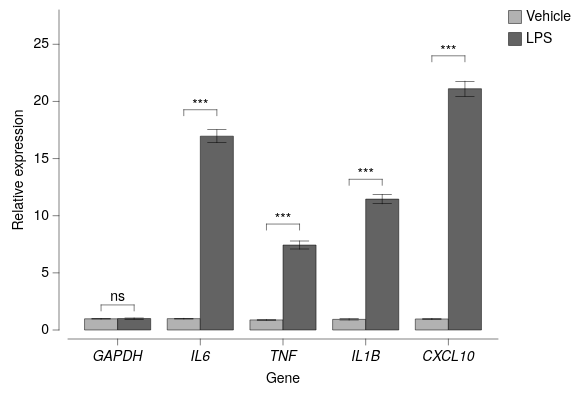

Describe this chart as a Vega-Lite specification.
### Vega-Lite specification from a JSON file in a GitHub repository (floating-point values rounded to 4 significant figures)
{"background": null, "config": {"arc": {"fill": "#DBDBDB", "fillOpacity": 1.0, "innerRadius": 40.0, "padAngle": 0.03, "stroke": "black", "strokeOpacity": 1, "strokeWidth": 0.25}, "area": {"fill": "#DBDBDB", "fillOpacity": 1.0, "stroke": "black", "strokeOpacity": 1, "strokeWidth": 0.25}, "axis": {"domain": true, "domainCap": "round", "domainColor": "black", "domainWidth": 0.25, "grid": false, "gridCap": "round", "gridColor": "#F1F1F1", "gridDash": [0, 0], "gridOpacity": 1.0, "gridWidth": 0.25, "labelColor": "black", "labelFont": "Helvetica Neue, HelveticaNeue, Helvetica, Arial, sans-serif", "labelFontSize": 7, "labelFontStyle": "normal", "labelFontWeight": 400, "offset": 4.5, "ticks": true, "tickCap": "round", "tickColor": "black", "tickRound": false, "tickSize": 3, "tickWidth": 0.25, "titleColor": "black", "titleFont": "Helvetica Neue, HelveticaNeue, Helvetica, Arial, sans-serif", "titleFontSize": 7, "titleFontStyle": "normal", "titleFontWeight": 400}, "axisX": {"domain": true, "labelAlign": "center", "labelAngle": 0, "labels": true, "ticks": true, "translate": 0}, "axisY": {"domain": true, "labelAlign": "right", "labelAngle": 0, "labels": true, "ticks": true, "translate": 0}, "axisRight": {"domain": true, "labelAlign": "left", "labelAngle": 0, "labels": true, "ticks": true, "translate": 0}, "axisTop": {"domain": true, "labelAlign": "center", "labelAngle": 0, "labels": true, "ticks": true, "translate": 0}, "axisBand": {"tickOffset": 0}, "bar": {"fill": "#DBDBDB", "fillOpacity": 1.0, "stroke": "black", "strokeOpacity": 1, "strokeWidth": 0.25}, "boxplot": {"size": 14.4, "ticks": {"cornerRadius": 0.25, "fill": "black", "opacity": 1, "size": 7.2, "thickness": 0.25}, "box": {"fillOpacity": 1.0, "stroke": "black", "strokeOpacity": 1, "strokeWidth": 0.25}, "median": {"cornerRadius": 0, "fill": "black", "fillOpacity": 1.0, "opacity": 1, "size": 14.4, "thickness": 0.25}, "rule": {"fill": "black", "fillOpacity": 1.0, "size": 16.0, "stroke": "black", "strokeDash": [0, 0], "strokeOpacity": 1, "strokeWidth": 0.25}, "outliers": {"color": "black", "fill": "black", "fillOpacity": 1.0, "size": 0, "stroke": "black", "strokeOpacity": 1, "strokeWidth": 0.25}}, "circle": {"fill": "black", "fillOpacity": 1.0, "size": 2.0, "stroke": null, "strokeOpacity": 1, "strokeWidth": 0.25}, "errorband": {"band": {"fillOpacity": 0.6, "stroke": null, "strokeWidth": 0.25, "strokeOpacity": 1}, "borders": {"opacity": 0, "strokeOpacity": 0.25, "strokeWidth": 1}}, "errorbar": {"opacity": 1, "rule": {"strokeDash": [0, 0], "strokeWidth": 0.25}, "ticks": {"color": "black", "cornerRadius": 0.125, "opacity": 1, "size": 9.6, "thickness": 0.25}, "thickness": 0.25}, "font": "Helvetica Neue, HelveticaNeue, Helvetica, Arial, sans-serif", "geoshape": {"fill": "#DBDBDB", "fillOpacity": 1.0, "stroke": "black", "strokeOpacity": 1, "strokeWidth": 0.25}, "header": {"labelColor": "black", "labelFont": "Helvetica Neue, HelveticaNeue, Helvetica, Arial, sans-serif", "labelFontSize": 7, "labelFontStyle": "normal", "labelFontWeight": 400, "titleColor": "black", "titleFont": "Helvetica Neue, HelveticaNeue, Helvetica, Arial, sans-serif", "titleFontSize": 7, "titleFontStyle": "normal", "titleFontWeight": 400, "titlePadding": 0}, "legend": {"disable": false, "offset": 4.5, "titlePadding": 4, "labelOffset": 2, "gradientLabelOffset": 2, "gradientLength": 80.0, "gradientThickness": 8.0, "gradientOpacity": 1.0, "gradientStrokeColor": "black", "gradientStrokeWidth": 0.25, "labelColor": "black", "labelFont": "Helvetica Neue, HelveticaNeue, Helvetica, Arial, sans-serif", "labelFontSize": 7, "labelFontStyle": "normal", "labelFontWeight": 400, "strokeColor": "black", "strokeWidth": 0, "symbolSize": 42, "symbolStrokeColor": "black", "symbolStrokeWidth": 0.25, "titleColor": "black", "titleFont": "Helvetica Neue, HelveticaNeue, Helvetica, Arial, sans-serif", "titleFontSize": 7, "titleFontStyle": "normal", "titleFontWeight": 400}, "line": {"color": "black", "stroke": "black", "strokeCap": "butt", "strokeDash": [0, 0], "strokeOpacity": 1, "strokeWidth": 0.5}, "point": {"filled": true, "fill": "#DBDBDB", "fillOpacity": 1.0, "size": 8.0, "stroke": "black", "strokeOpacity": 1, "strokeWidth": 0.25}, "range": {"category": ["#B2B2B2", "#636363", "#4A7CD3", "#008542", "#382864", "#509F98", "#284F93", "#005226", "#A398D6", "#173633"], "diverging": {"scheme": ["#443E60", "#5F597E", "#7C759B", "#9994B6", "#B7B4CC", "#D6D5DC", "#F6F6F6", "#D1DAD9", "#A4C2BF", "#7AA9A4", "#578E89", "#37736E", "#1B5954"]}, "heatmap": {"scheme": ["#32022B", "#43044D", "#4C196E", "#4D338C", "#484DA6", "#3A68BB", "#1D83CA", "#1D9CCB", "#23B5C9", "#28CDC5", "#4DE0B4", "#91EE9F"]}, "ordinal": {"scheme": ["#F1F1F1", "#DBDBDB", "#C6C6C6", "#B2B2B2", "#9D9D9D", "#898989", "#767676", "#636363", "#515151", "#404040", "#2F2F2F", "#1F1F1F"]}, "ramp": {"scheme": ["#32022B", "#43044D", "#4C196E", "#4D338C", "#484DA6", "#3A68BB", "#1D83CA", "#1D9CCB", "#23B5C9", "#28CDC5", "#4DE0B4", "#91EE9F"]}}, "rule": {"color": "black", "stroke": "black", "strokeCap": "round", "strokeDash": [2, 2], "strokeOpacity": 1, "strokeWidth": 0.25}, "scale": {"bandPaddingInner": 0.1, "bandPaddingOuter": 0.1, "round": false}, "rect": {"fill": "#DBDBDB", "fillOpacity": 1.0, "stroke": "black", "strokeOpacity": 1, "strokeWidth": 0.25}, "square": {"fill": "#DBDBDB", "fillOpacity": 1.0, "size": 16.0, "stroke": "black", "strokeOpacity": 1, "strokeWidth": 0.25}, "text": {"color": "black", "font": "Helvetica Neue, HelveticaNeue, Helvetica, Arial, sans-serif", "fontSize": 7, "fontStyle": "normal", "fontWeight": 400}, "tick": {"color": "black", "cornerRadius": 0.125, "opacity": 1.0, "size": 14.4, "thickness": 0.25}, "title": {"anchor": "middle", "frame": "group", "color": "black", "font": "Helvetica Neue, HelveticaNeue, Helvetica, Arial, sans-serif", "fontSize": 7, "fontStyle": "normal", "fontWeight": 400, "subtitleColor": "black", "subtitleFont": "Helvetica Neue, HelveticaNeue, Helvetica, Arial, sans-serif", "subtitleFontSize": "Helvetica Neue, HelveticaNeue, Helvetica, Arial, sans-serif", "subtitleFontStyle": "normal", "subtitleFontWeight": 400}, "trail": {"color": "black", "opacity": 1, "size": 0.5}, "view": {"continuousWidth": 215, "continuousHeight": 160, "discreteWidth": 215, "discreteHeight": 160, "fill": null, "stroke": null, "strokeWidth": 0.25}}, "layer": [{"mark": {"type": "bar"}, "encoding": {"color": {"field": "condition", "sort": ["Vehicle", "LPS"], "title": null, "type": "nominal"}, "x": {"axis": {"labelFontStyle": "italic"}, "field": "gene", "sort": ["GAPDH", "IL6", "TNF", "IL1B", "CXCL10"], "title": "Gene", "type": "nominal"}, "xOffset": {"field": "condition", "sort": ["Vehicle", "LPS"], "type": "nominal"}, "y": {"aggregate": "mean", "field": "expr", "scale": {"domain": [0, 27]}, "title": "Relative expression", "type": "quantitative"}}}, {"mark": {"type": "errorbar", "extent": "stderr"}, "encoding": {"x": {"axis": {"labelFontStyle": "italic"}, "field": "gene", "sort": ["GAPDH", "IL6", "TNF", "IL1B", "CXCL10"], "title": "Gene", "type": "nominal"}, "xOffset": {"field": "condition", "sort": ["Vehicle", "LPS"], "type": "nominal"}, "y": {"field": "expr", "title": "", "type": "quantitative"}}}, {"layer": [{"layer": [{"data": {"values": [{"gene": "GAPDH", "condition": "Vehicle", "__y": 1.143, "__dysonsphere__": 1}, {"gene": "GAPDH", "condition": "LPS", "__y": 1.143, "__dysonsphere__": 1}]}, "mark": {"type": "line", "strokeCap": "round", "strokeDash": [0, 0], "strokeWidth": 0.25, "yOffset": -6.0}, "encoding": {"x": {"field": "gene", "sort": ["GAPDH", "IL6", "TNF", "IL1B", "CXCL10"], "type": "nominal"}, "xOffset": {"field": "condition", "sort": ["Vehicle", "LPS"], "type": "nominal"}, "y": {"field": "__y", "type": "quantitative"}}}, {"data": {"values": [{"gene": "GAPDH", "condition": "Vehicle", "__y": 1.143, "__y2": 1.143, "__dysonsphere__": 1}, {"gene": "GAPDH", "condition": "LPS", "__y": 1.143, "__y2": 1.143, "__dysonsphere__": 1}]}, "mark": {"type": "rule", "strokeCap": "round", "strokeDash": [0, 0], "strokeWidth": 0.25, "y2Offset": -3.0, "yOffset": -6.0}, "encoding": {"x": {"field": "gene", "sort": ["GAPDH", "IL6", "TNF", "IL1B", "CXCL10"], "type": "nominal"}, "xOffset": {"field": "condition", "sort": ["Vehicle", "LPS"], "type": "nominal"}, "y": {"field": "__y", "type": "quantitative"}, "y2": {"field": "__y2"}}}, {"data": {"values": [{"gene": "GAPDH", "__y": 1.143, "__label": "ns", "__dysonsphere__": 1}]}, "mark": {"type": "text", "align": "center", "dy": -10.0, "fontSize": 7}, "encoding": {"text": {"field": "__label", "type": "nominal"}, "x": {"field": "gene", "sort": ["GAPDH", "IL6", "TNF", "IL1B", "CXCL10"], "type": "nominal"}, "y": {"field": "__y", "type": "quantitative"}}}]}, {"layer": [{"data": {"values": [{"gene": "IL6", "condition": "Vehicle", "__y": 18.22, "__dysonsphere__": 1}, {"gene": "IL6", "condition": "LPS", "__y": 18.22, "__dysonsphere__": 1}]}, "mark": {"type": "line", "strokeCap": "round", "strokeDash": [0, 0], "strokeWidth": 0.25, "yOffset": -6.0}, "encoding": {"x": {"field": "gene", "sort": ["GAPDH", "IL6", "TNF", "IL1B", "CXCL10"], "type": "nominal"}, "xOffset": {"field": "condition", "sort": ["Vehicle", "LPS"], "type": "nominal"}, "y": {"field": "__y", "type": "quantitative"}}}, {"data": {"values": [{"gene": "IL6", "condition": "Vehicle", "__y": 18.22, "__y2": 18.22, "__dysonsphere__": 1}, {"gene": "IL6", "condition": "LPS", "__y": 18.22, "__y2": 18.22, "__dysonsphere__": 1}]}, "mark": {"type": "rule", "strokeCap": "round", "strokeDash": [0, 0], "strokeWidth": 0.25, "y2Offset": -3.0, "yOffset": -6.0}, "encoding": {"x": {"field": "gene", "sort": ["GAPDH", "IL6", "TNF", "IL1B", "CXCL10"], "type": "nominal"}, "xOffset": {"field": "condition", "sort": ["Vehicle", "LPS"], "type": "nominal"}, "y": {"field": "__y", "type": "quantitative"}, "y2": {"field": "__y2"}}}, {"data": {"values": [{"gene": "IL6", "__y": 18.22, "__label": "***", "__dysonsphere__": 1}]}, "mark": {"type": "text", "align": "center", "dy": -8.0, "fontSize": 7}, "encoding": {"text": {"field": "__label", "type": "nominal"}, "x": {"field": "gene", "sort": ["GAPDH", "IL6", "TNF", "IL1B", "CXCL10"], "type": "nominal"}, "y": {"field": "__y", "type": "quantitative"}}}]}, {"layer": [{"data": {"values": [{"gene": "TNF", "condition": "Vehicle", "__y": 8.22, "__dysonsphere__": 1}, {"gene": "TNF", "condition": "LPS", "__y": 8.22, "__dysonsphere__": 1}]}, "mark": {"type": "line", "strokeCap": "round", "strokeDash": [0, 0], "strokeWidth": 0.25, "yOffset": -6.0}, "encoding": {"x": {"field": "gene", "sort": ["GAPDH", "IL6", "TNF", "IL1B", "CXCL10"], "type": "nominal"}, "xOffset": {"field": "condition", "sort": ["Vehicle", "LPS"], "type": "nominal"}, "y": {"field": "__y", "type": "quantitative"}}}, {"data": {"values": [{"gene": "TNF", "condition": "Vehicle", "__y": 8.22, "__y2": 8.22, "__dysonsphere__": 1}, {"gene": "TNF", "condition": "LPS", "__y": 8.22, "__y2": 8.22, "__dysonsphere__": 1}]}, "mark": {"type": "rule", "strokeCap": "round", "strokeDash": [0, 0], "strokeWidth": 0.25, "y2Offset": -3.0, "yOffset": -6.0}, "encoding": {"x": {"field": "gene", "sort": ["GAPDH", "IL6", "TNF", "IL1B", "CXCL10"], "type": "nominal"}, "xOffset": {"field": "condition", "sort": ["Vehicle", "LPS"], "type": "nominal"}, "y": {"field": "__y", "type": "quantitative"}, "y2": {"field": "__y2"}}}, {"data": {"values": [{"gene": "TNF", "__y": 8.22, "__label": "***", "__dysonsphere__": 1}]}, "mark": {"type": "text", "align": "center", "dy": -8.0, "fontSize": 7}, "encoding": {"text": {"field": "__label", "type": "nominal"}, "x": {"field": "gene", "sort": ["GAPDH", "IL6", "TNF", "IL1B", "CXCL10"], "type": "nominal"}, "y": {"field": "__y", "type": "quantitative"}}}]}, {"layer": [{"data": {"values": [{"gene": "IL1B", "condition": "Vehicle", "__y": 12.14, "__dysonsphere__": 1}, {"gene": "IL1B", "condition": "LPS", "__y": 12.14, "__dysonsphere__": 1}]}, "mark": {"type": "line", "strokeCap": "round", "strokeDash": [0, 0], "strokeWidth": 0.25, "yOffset": -6.0}, "encoding": {"x": {"field": "gene", "sort": ["GAPDH", "IL6", "TNF", "IL1B", "CXCL10"], "type": "nominal"}, "xOffset": {"field": "condition", "sort": ["Vehicle", "LPS"], "type": "nominal"}, "y": {"field": "__y", "type": "quantitative"}}}, {"data": {"values": [{"gene": "IL1B", "condition": "Vehicle", "__y": 12.14, "__y2": 12.14, "__dysonsphere__": 1}, {"gene": "IL1B", "condition": "LPS", "__y": 12.14, "__y2": 12.14, "__dysonsphere__": 1}]}, "mark": {"type": "rule", "strokeCap": "round", "strokeDash": [0, 0], "strokeWidth": 0.25, "y2Offset": -3.0, "yOffset": -6.0}, "encoding": {"x": {"field": "gene", "sort": ["GAPDH", "IL6", "TNF", "IL1B", "CXCL10"], "type": "nominal"}, "xOffset": {"field": "condition", "sort": ["Vehicle", "LPS"], "type": "nominal"}, "y": {"field": "__y", "type": "quantitative"}, "y2": {"field": "__y2"}}}, {"data": {"values": [{"gene": "IL1B", "__y": 12.14, "__label": "***", "__dysonsphere__": 1}]}, "mark": {"type": "text", "align": "center", "dy": -8.0, "fontSize": 7}, "encoding": {"text": {"field": "__label", "type": "nominal"}, "x": {"field": "gene", "sort": ["GAPDH", "IL6", "TNF", "IL1B", "CXCL10"], "type": "nominal"}, "y": {"field": "__y", "type": "quantitative"}}}]}, {"layer": [{"data": {"values": [{"gene": "CXCL10", "condition": "Vehicle", "__y": 22.94, "__dysonsphere__": 1}, {"gene": "CXCL10", "condition": "LPS", "__y": 22.94, "__dysonsphere__": 1}]}, "mark": {"type": "line", "strokeCap": "round", "strokeDash": [0, 0], "strokeWidth": 0.25, "yOffset": -6.0}, "encoding": {"x": {"field": "gene", "sort": ["GAPDH", "IL6", "TNF", "IL1B", "CXCL10"], "type": "nominal"}, "xOffset": {"field": "condition", "sort": ["Vehicle", "LPS"], "type": "nominal"}, "y": {"field": "__y", "type": "quantitative"}}}, {"data": {"values": [{"gene": "CXCL10", "condition": "Vehicle", "__y": 22.94, "__y2": 22.94, "__dysonsphere__": 1}, {"gene": "CXCL10", "condition": "LPS", "__y": 22.94, "__y2": 22.94, "__dysonsphere__": 1}]}, "mark": {"type": "rule", "strokeCap": "round", "strokeDash": [0, 0], "strokeWidth": 0.25, "y2Offset": -3.0, "yOffset": -6.0}, "encoding": {"x": {"field": "gene", "sort": ["GAPDH", "IL6", "TNF", "IL1B", "CXCL10"], "type": "nominal"}, "xOffset": {"field": "condition", "sort": ["Vehicle", "LPS"], "type": "nominal"}, "y": {"field": "__y", "type": "quantitative"}, "y2": {"field": "__y2"}}}, {"data": {"values": [{"gene": "CXCL10", "__y": 22.94, "__label": "***", "__dysonsphere__": 1}]}, "mark": {"type": "text", "align": "center", "dy": -8.0, "fontSize": 7}, "encoding": {"text": {"field": "__label", "type": "nominal"}, "x": {"field": "gene", "sort": ["GAPDH", "IL6", "TNF", "IL1B", "CXCL10"], "type": "nominal"}, "y": {"field": "__y", "type": "quantitative"}}}]}], "name": "__dysonsphere_4d6a1d27e3a06d2f_47"}], "data": {"name": "data-f98a4688cae7280979a41e27082c2c45"}, "$schema": "https://vega.github.io/schema/vega-lite/v6.4.1.json", "datasets": {"data-f98a4688cae7280979a41e27082c2c45": [{"gene": "GAPDH", "condition": "Vehicle", "expr": 1.0}, {"gene": "GAPDH", "condition": "Vehicle", "expr": 1.03}, {"gene": "GAPDH", "condition": "Vehicle", "expr": 0.973}, {"gene": "GAPDH", "condition": "Vehicle", "expr": 0.9148}, {"gene": "GAPDH", "condition": "LPS", "expr": 0.9556}, {"gene": "GAPDH", "condition": "LPS", "expr": 0.9056}, {"gene": "GAPDH", "condition": "LPS", "expr": 1.006}, {"gene": "GAPDH", "condition": "LPS", "expr": 1.143}, {"gene": "IL6", "condition": "Vehicle", "expr": 0.952}, {"gene": "IL6", "condition": "Vehicle", "expr": 0.9398}, {"gene": "IL6", "condition": "Vehicle", "expr": 1.05}, {"gene": "IL6", "condition": "Vehicle", "expr": 1.036}, {"gene": "IL6", "condition": "LPS", "expr": 17.18}, {"gene": "IL6", "condition": "LPS", "expr": 15.49}, {"gene": "IL6", "condition": "LPS", "expr": 16.95}, {"gene": "IL6", "condition": "LPS", "expr": 18.22}, {"gene": "TNF", "condition": "Vehicle", "expr": 0.8742}, {"gene": "TNF", "condition": "Vehicle", "expr": 0.9553}, {"gene": "TNF", "condition": "Vehicle", "expr": 0.8269}, {"gene": "TNF", "condition": "Vehicle", "expr": 0.879}, {"gene": "TNF", "condition": "LPS", "expr": 6.654}, {"gene": "TNF", "condition": "LPS", "expr": 7.814}, {"gene": "TNF", "condition": "LPS", "expr": 7.048}, {"gene": "TNF", "condition": "LPS", "expr": 8.22}, {"gene": "IL1B", "condition": "Vehicle", "expr": 1.016}, {"gene": "IL1B", "condition": "Vehicle", "expr": 0.9815}, {"gene": "IL1B", "condition": "Vehicle", "expr": 0.7775}, {"gene": "IL1B", "condition": "Vehicle", "expr": 0.9476}, {"gene": "IL1B", "condition": "LPS", "expr": 11.94}, {"gene": "IL1B", "condition": "LPS", "expr": 12.14}, {"gene": "IL1B", "condition": "LPS", "expr": 10.3}, {"gene": "IL1B", "condition": "LPS", "expr": 11.44}, {"gene": "CXCL10", "condition": "Vehicle", "expr": 0.9068}, {"gene": "CXCL10", "condition": "Vehicle", "expr": 0.9223}, {"gene": "CXCL10", "condition": "Vehicle", "expr": 1.112}, {"gene": "CXCL10", "condition": "Vehicle", "expr": 0.9224}, {"gene": "CXCL10", "condition": "LPS", "expr": 20.93}, {"gene": "CXCL10", "condition": "LPS", "expr": 22.94}, {"gene": "CXCL10", "condition": "LPS", "expr": 19.81}, {"gene": "CXCL10", "condition": "LPS", "expr": 20.77}]}}
